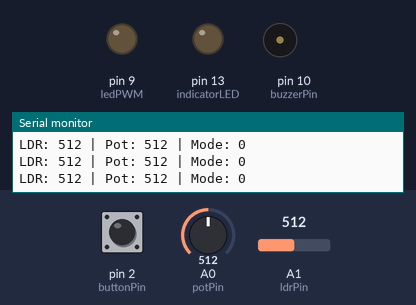
Bench run of a sketch on a simulated Arduino Uno, built with avr-gcc and run on an emulated ATmega328P. Parts: output pins drawn as LEDs (lit = HIGH), buzzer (waves = sounding), the last lines printed to the serial monitor. Inputs (shaded band) come from the test bench; at power-on: pin 2 (buttonPin) LOW, A0 (potPin) = 512, A1 (ldrPin) = 512.

Above: at 1.2 s.
1.3 s: pin 2 (buttonPin) pulled HIGH for 1 s
At 2.4 s:
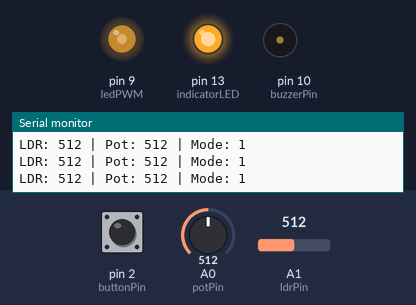
3.8 s: A0 (potPin) set to 716
At 5.0 s:
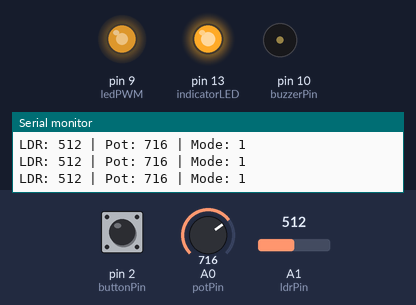
5.3 s: A0 (potPin) set to 900
At 6.5 s:
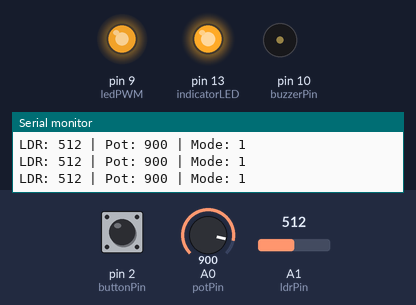
6.9 s: A0 (potPin) set to 122
At 7.7 s:
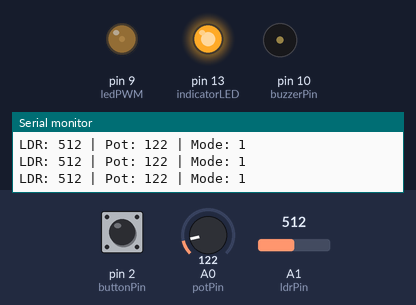
8.5 s: A1 (ldrPin) set to 415
10.6 s: A1 (ldrPin) set to 386
At 11.9 s:
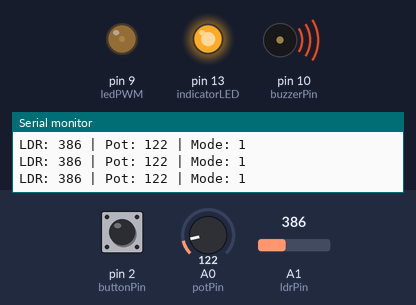
Timing chart, 0 to 13.5 s (numbered marks = the images above; inputs shaded):
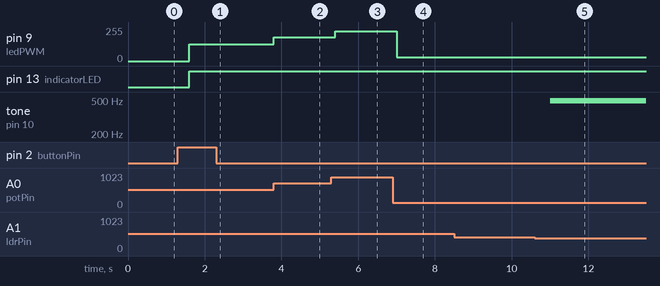

The sketch:

Aydin_SS2.ino
```cpp
// MIDTERM-WIP_Aydin

int potPin = A0;
int ldrPin = A1;
int buttonPin = 2;
int ledPWM = 9;
int buzzerPin = 10;
int indicatorLED = 13;

int potValue = 0;
int ldrValue = 0;
int mode = 0;
int buttonState = 0;
int lastButtonState = 0;

unsigned long lastDebounceTime = 0;
unsigned long debounceDelay = 50;

int ldrHistory[5];
int historyIndex = 0;

unsigned long previousMillis = 0;
const long interval = 200;

void setup() {
  pinMode(buttonPin, INPUT);
  pinMode(ledPWM, OUTPUT);
  pinMode(buzzerPin, OUTPUT);
  pinMode(indicatorLED, OUTPUT);
  Serial.begin(9600);
}

void loop() {
  unsigned long currentMillis = millis();

  if (currentMillis - previousMillis >= interval) {
    previousMillis = currentMillis;

    potValue = analogRead(potPin);
    ldrValue = analogRead(ldrPin);

    ldrHistory[historyIndex] = ldrValue;
    historyIndex = (historyIndex + 1) % 5;


    int avgLDR = 0;
    for (int i = 0; i < 5; i++) {
      avgLDR += ldrHistory[i];
    }
    avgLDR /= 5;


    int reading = digitalRead(buttonPin);
    if (reading != lastButtonState) {
      lastDebounceTime = currentMillis;
    }
    if ((currentMillis - lastDebounceTime) > debounceDelay) {
      if (reading == HIGH && buttonState == LOW) {
        mode = !mode;
        digitalWrite(indicatorLED, mode);
      }
      buttonState = reading;
    }
    lastButtonState = reading;

    if (mode == 1) {
      int ledBrightness = map(potValue, 0, 1023, 0, 255);
      analogWrite(ledPWM, ledBrightness);

      if (avgLDR < 400 && ledBrightness < 100) {
        analogWrite(buzzerPin, 128);
      } else {
        analogWrite(buzzerPin, 0);
      }

    } else {
      analogWrite(ledPWM, 0);
      analogWrite(buzzerPin, 0);
    }

    Serial.print("LDR: "); Serial.print(ldrValue);
    Serial.print(" | Pot: "); Serial.print(potValue);
    Serial.print(" | Mode: "); Serial.println(mode);
  }
}
```

Measured:
- the behaviour switches between 400 and 399 on A1 (ldrPin) (found by bisection; images 4 and 5)
- after the input at 1.3 s, pin 9 (ledPWM): 0/255 → 127/255 after 0.30 s; pin 13 (indicatorLED): LOW → HIGH after 0.30 s
- after the input at 3.8 s, pin 9 (ledPWM): 127/255 → 178/255 at once
- after the input at 5.3 s, pin 9 (ledPWM): 178/255 → 224/255 after 0.10 s
- after the input at 6.9 s, pin 9 (ledPWM): 224/255 → 30/255 after 0.10 s
- after the input at 10.6 s, tone on pin 10 (buzzerPin): silent → 490 Hz after 0.40 s
